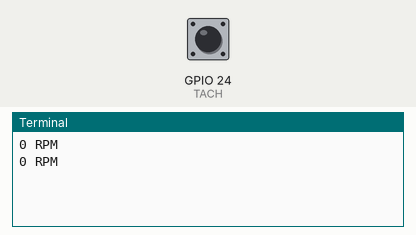
This program was run on a simulated Raspberry Pi (BCM pin numbers). Parts: the last lines printed to the terminal. The inputs (shaded band) are chosen by the test bench; at power-on: GPIO 24 (TACH) HIGH. The clock reads 2024-03-15 10:24:30 at power-on unless the program sets it.

Above: at 1.2 s.
1.3 s: GPIO 24 (TACH) pulled LOW for 0.15 s
At 2.3 s:
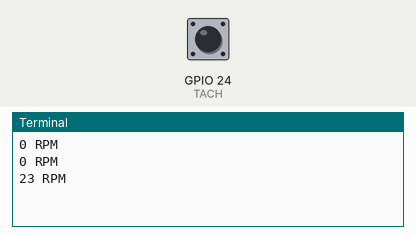
2.9 s: GPIO 24 (TACH) pulled LOW for 1 s
At 3.8 s:
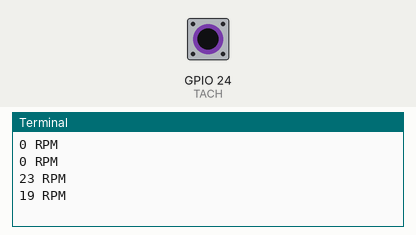
5.4 s: GPIO 24 (TACH) pulled LOW for 0.15 s
At 6.6 s:
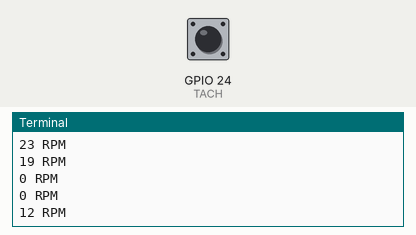
Timing chart, 0 to 8.4 s (numbered marks = the images above; inputs shaded):
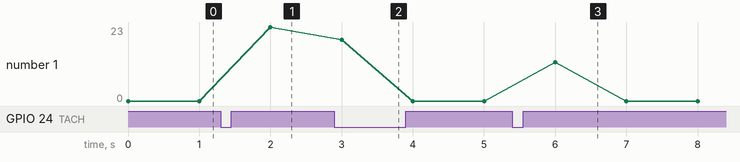

The program:

fan_speed.py
```python
# 載入需要的函式庫
import RPi.GPIO as GPIO
import time

# 腳位設定
TACH = 24       # 風扇轉速輸出腳位
PULSE = 2       # Noctua 規格為風扇轉一圈有兩次脈衝，大部分風扇也是兩次，少數四次
WAIT_TIME = 1   # 單位為秒，每次更新時間

# GPIO 設定
GPIO.setmode(GPIO.BCM)
GPIO.setwarnings(False)
GPIO.setup(TACH, GPIO.IN, pull_up_down=GPIO.PUD_UP) # Pull up to 3.3V

# 要用到的全域變數
t = time.time()
rpm = 0

# 計算 RPM 的函數
def fell(n):
    global t
    global rpm

    dt = time.time() - t    # 取得時間計算出週期
    if dt < 0.005: return   # 無視過短的脈衝（雜訊）

    freq = 1 / dt   # 取得頻率（週期倒數）
    rpm = (freq / PULSE) * 60   # 計算RPM：將頻率除以風扇轉一圈的脈衝數，在乘以60（每分鐘）
    t = time.time() # 更新時間

# 新增監聽器，偵測到波形降下來的時候呼叫 fell() 計算一次 RPM
GPIO.add_event_detect(TACH, GPIO.FALLING, fell)

# 主程式
try:
    # 無限迴圈不斷偵測
    while True:
	    print("%.f RPM" % rpm)   # 輸出轉速到螢幕上
	    rpm = 0 # 歸零
	    time.sleep(WAIT_TIME)   # 每秒偵測一次

except KeyboardInterrupt: # 同上處理 ctrl+c 例外
    GPIO.cleanup()  # 清除本程式用的 GPIO 狀態
```

Measured:
- after the input at 1.3 s, the terminal: prints a new line after 0.70 s (image 1)
- after the input at 2.9 s, the terminal: prints a new line after 0.10 s (image 2)
- after the input at 5.4 s, the terminal: prints a new line after 0.60 s (image 3)
- plotted number 1: 0 → 23 after the input at 1.3 s
